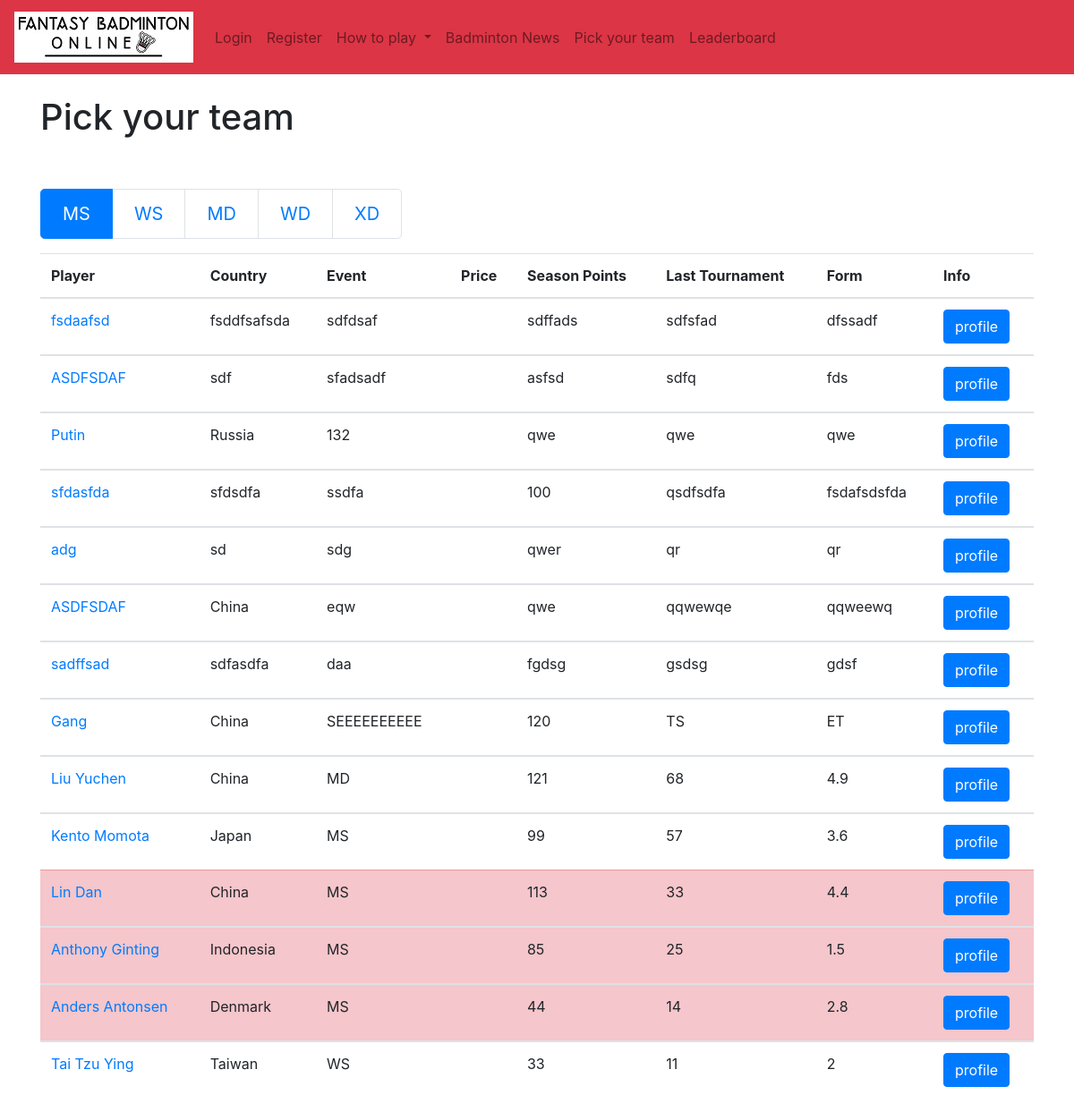
Before: /transfers/players with the older database file.
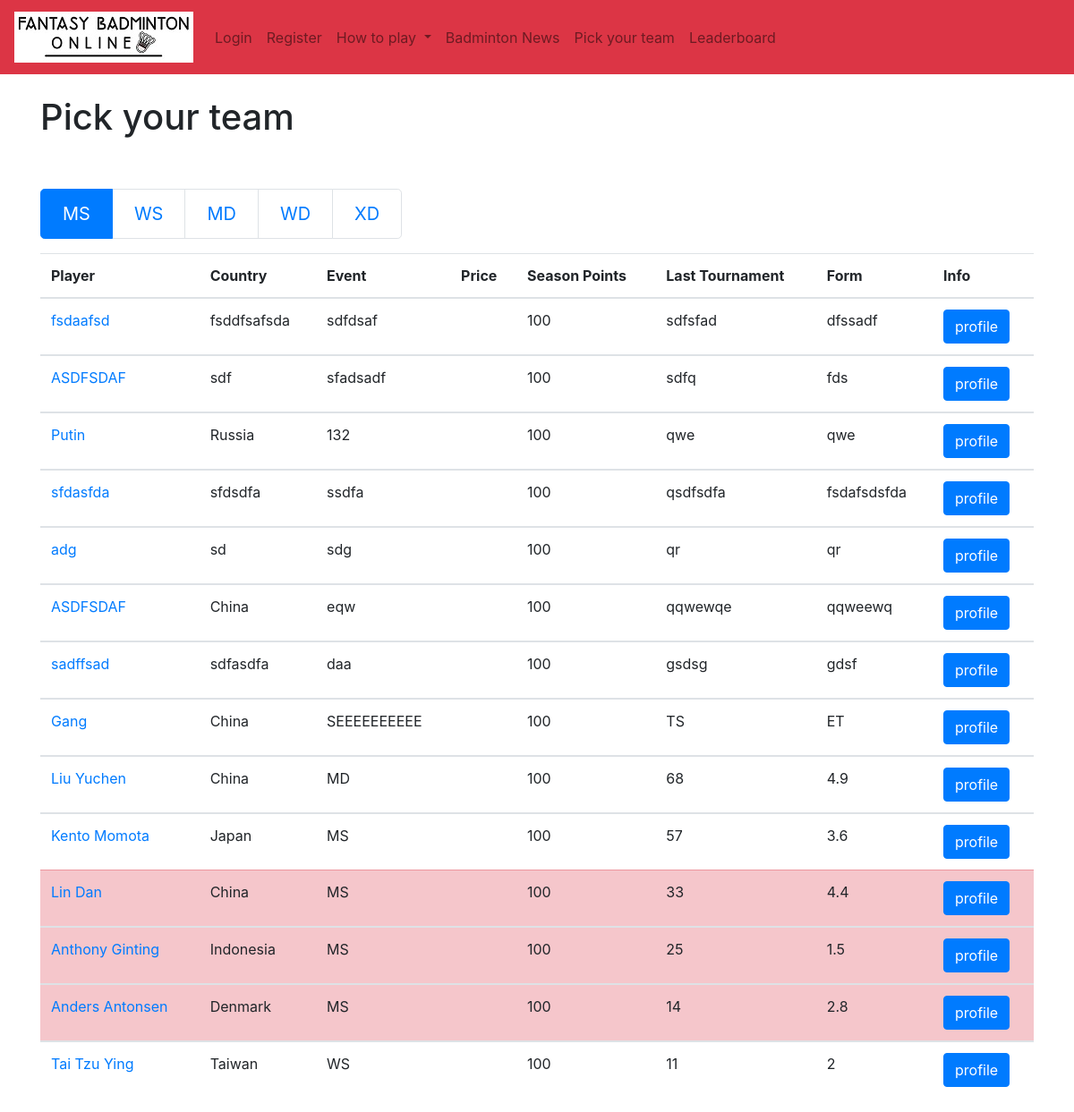
After: the same page with the newer database file.
### authenticate/models.py (models this page shows, shortened)
class Ranking(models.Model):
	rank = models.IntegerField(default=10)
	name = models.CharField(max_length=50)
	country = models.CharField(max_length=50)
	cost = models.FloatField(default=10) # price is a number, defaults to 10. You can set it up in the admin panel
	event = models.CharField(max_length=50)
	score = models.IntegerField(default=0)
	last = models.CharField(max_length=50)
	form = models.CharField(max_length=50)
	results = models.CharField(max_length=50)
	status = models.CharField(max_length=50)
	game8 = models.CharField(max_length=50)
	match8 = models.CharField(max_length=50)
	player = models.SlugField()
	picture = models.ImageField(default='default.png', blank=True)
	playing = models.BooleanField(default=True)
	current_tournament_score = models.IntegerField(default=10)
	last_tournament_score = models.IntegerField(default=10)

### authenticate/views.py (the view)
# urls.py: path('transfers/players', views.transfers, name='transfers'),
def transfers(request):
	all_ranking = Ranking.objects.filter().order_by('-last')
	return render(request, 'authenticate/transfers.html', {'all_ranking': all_ranking })

### authenticate/templates/authenticate/transfers.html (shortened to what this page needs)
{% extends 'authenticate/base.html' %}
{% load static %}
{% block content %}
<h1>Pick your team</h1><br/>
<nav aria-label="...">
  <ul class="pagination pagination-lg">
    <li class="page-item active" aria-current="page">
      <span class="page-link">
        MS
      </span>
    </li>
    <li class="page-item"><a class="page-link" href="#">WS</a></li>
    <li class="page-item"><a class="page-link" href="#">MD</a></li>
    <li class="page-item"><a class="page-link" href="#">WD</a></li>
    <li class="page-item"><a class="page-link" href="#">XD</a></li>
  </ul>
</nav>
  {% if all_ranking %}
  <table id=player_table class="table table-hover">
    <thead>
        <tr>
            <th scope="col">Player</th>
            <th scope="col">Country</th>
            <th scope="col">Event</th>
            <th scope="col">Price</th>
            <th scope="col">Season Points</th>
            <th scope="col">Last Tournament</th>
            <th scope="col">Form</th>
            <th scope="col">Info</th>
          </tr>
      </thead>
    {% for things in all_ranking %}
      {% if things.playing %}
      <tbody>
        <tr>
          <td><a href="{% url 'player_profile' player=things.player %}">{{ things.name }}</a></td>
          <td>{{ things.country }}</td>
          <td>{{ things.event }}</td>
          <td>{{ things.price }}</td>
          <td>{{ things.score }}</td>
          <td>{{ things.last }}</td>
          <td>{{ things.form }}</td>
          <td><button type="button" class="btn btn-primary" data-toggle="modal" data-target="#exampleModalLong">profile</button></td>
        </tr>
      {% else %}
        <tr class="table-danger">
          <td><a href="{% url 'player_profile' player=things.player %}">{{ things.name }}</a></td>
          <td>{{ things.country }}</td>
          <td>{{ things.event }}</td>
          <td>{{ things.price }}</td>
          <td>{{ things.score }}</td>
          <td>{{ things.last }}</td>
          <td>{{ things.form }}</td>
          <td><button type="button" class="btn btn-primary" data-toggle="modal" data-target="#exampleModalLong">profile</button></td>
        </tr>
      </tbody>
      {% endif %}
    {% endfor %}
  </table>
{% endif %}
{% endblock %}

Changed rows visible on the page:
changed Ranking "fsdaafsd": score "sdffads" → "100"
changed Ranking "sdf": score "asfsd" → "100"
changed Ranking "Putin": score "qwe" → "100"
changed Ranking "adg": score "qwer" → "100"
changed Ranking "eqw": score "qwe" → "100"
changed Ranking "sadffsad": score "fgdsg" → "100"
changed Ranking "Gang": score "120" → "100"
changed Ranking "Liu Yuchen": score "121" → "100"
changed Ranking "Kento Momota": score "99" → "100"
changed Ranking "Lin Dan": score "113" → "100"
changed Ranking "Anthony Ginting": score "85" → "100"
changed Ranking "Anders Antonsen": score "44" → "100"
changed Ranking "Tai Tzu Ying": score "33" → "100"
